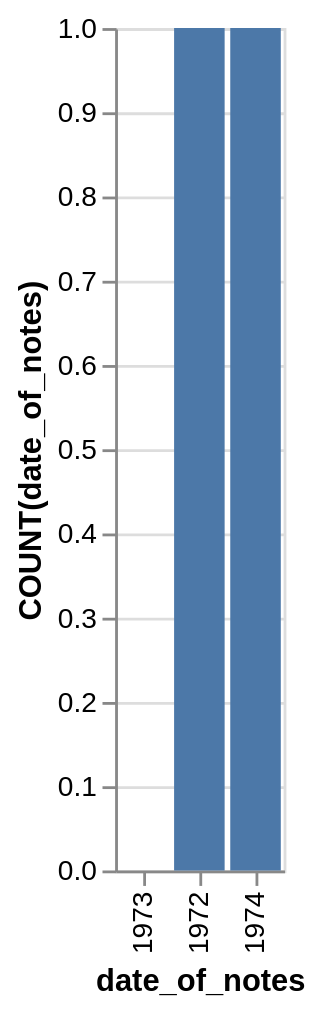

Write a Vega-Lite specification for this figure.
### Vega-Lite specification from a JSON file in a GitHub repository (floating-point values rounded to 4 significant figures)
{"data": {"values": [{"x_data": "1973", "y_data": 0}, {"x_data": "1972", "y_data": 1}, {"x_data": "1974", "y_data": 1}]}, "mark": "bar", "encoding": {"x": {"field": "x_data", "type": "nominal", "title": "date_of_notes", "sort": {"op": "sum", "field": "y_data", "order": "ascending"}}, "y": {"field": "y_data", "type": "quantitative", "title": "COUNT(date_of_notes)"}}}
